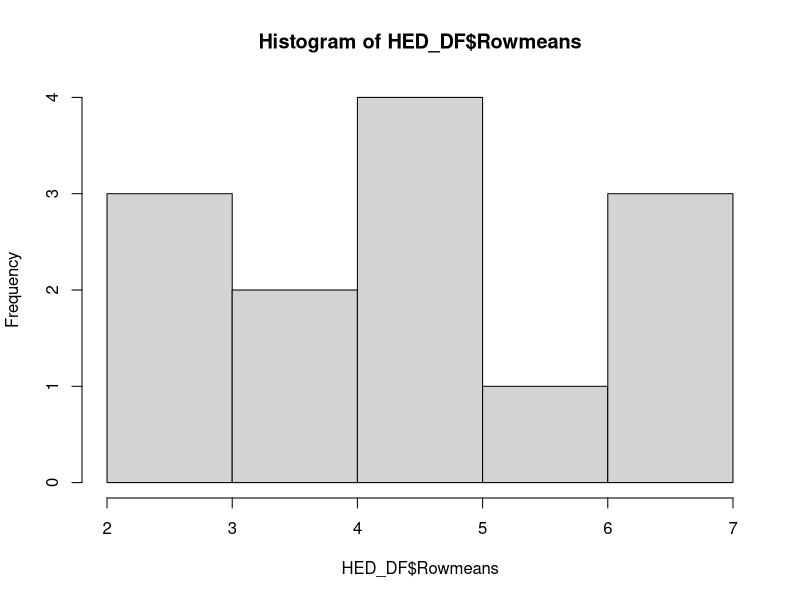
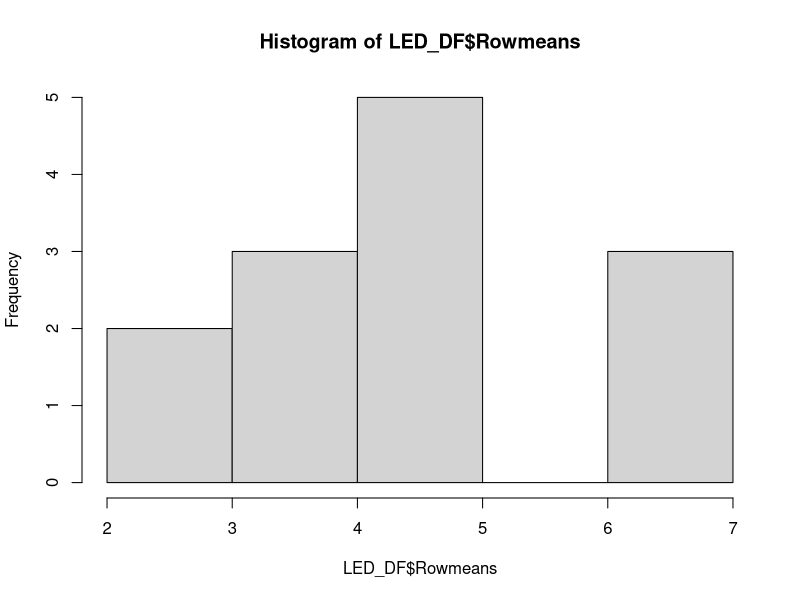
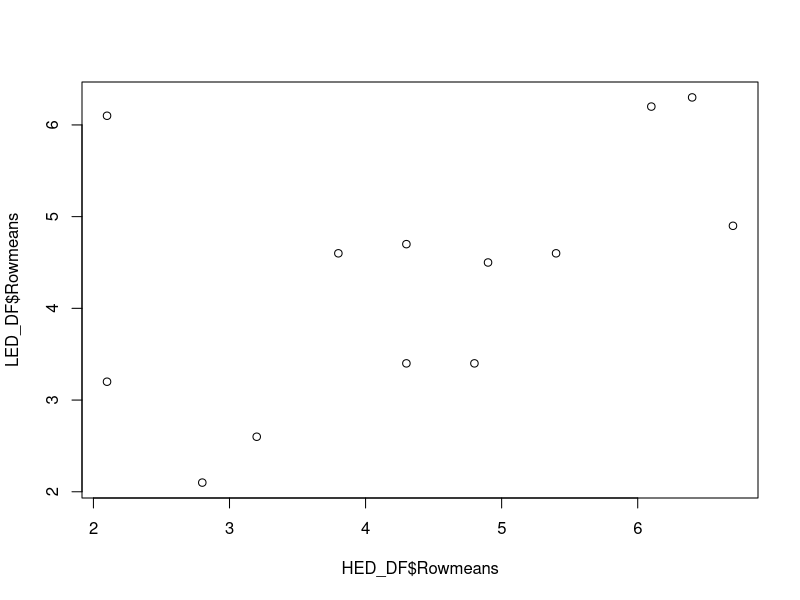

These charts were generated, in order, by the following R code:
# Load the proper libraries and set the right working directory
setwd("D:/Documenten/Artificial Intelligence Master/Semester 1/Experimentation in Psychology and Linguistics/Assignment 3")
library(readr)
library(tidyverse)
library(pwr)
# Load in the dataset
results_df <- read_delim("Word similarity.csv", 
                              ";", escape_double = FALSE, trim_ws = TRUE)

# Creating two subset dataframes using the select function and starts_with function 
# One subset for wordpairs with High Edit-distance(HED) and one for Low Edit-distance(LED)
HED_DF <- results_df %>% select(starts_with("HED"))
LED_DF <- results_df %>% select(starts_with("LED"))

# Compute the mean answer per parcipant/row (using rowMeans) so we can use these to test our hypothesis
HED_DF$Rowmeans <- rowMeans(HED_DF)
LED_DF$Rowmeans <- rowMeans(LED_DF)

# Test both vectors of mean scores if they are normally distributed
# First by looking at the descriptive statistics and then using a shapiro-wilks test
summary(HED_DF$Rowmeans)
summary(LED_DF$Rowmeans)
hist(HED_DF$Rowmeans)
hist(LED_DF$Rowmeans)
shapiro.test(HED_DF$Rowmeans)
shapiro.test(LED_DF$Rowmeans)

# Test if there is a statistical difference between the mean responses of respondents on LED pairs versus HED pairs
t.test(HED_DF$Rowmeans, LED_DF$Rowmeans)
plot(HED_DF$Rowmeans, LED_DF$Rowmeans)

# Because their is no statistical difference we need to do a power analysis
M1 <- mean(HED_DF$Rowmeans)
M2 <- mean(LED_DF$Rowmeans)
S1 <- sd(HED_DF$Rowmeans)
S2 <- sd(LED_DF$Rowmeans)
d <- (M1 - M2)/sqrt(((S1^2) + (S2^2))/2)

# Below wer find out how many participants we need to get to get sufficient power and significance level in our experiment
pwr.t.test(n = NULL  , d = d , sig.level =0.05 , power = 0.8 , type = "two.sample")
